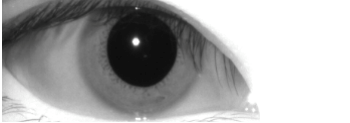
#> input picture HoughCircles/1.png, 350 x 123 px, found by its file name
$ python main.py
#> lines starting #> are read from the running program, lines starting #| are printed output that depends on the picture; after the words box and inside, x2 and y2 are one past the last pixel; in counts of white or black regions, pixels touching at a corner belong together
import cv2
import numpy as np
import matplotlib.pyplot as plt

img = cv2.imread("D:/pyTest/HoughCircles/1.png")
#> img is the input picture: shape (123, 350, 3); mean B, G, R 167.5, 167.5, 167.5
gray = cv2.cvtColor(img,cv2.COLOR_BGR2GRAY) #灰度图像

plt.subplot(121),plt.imshow(gray,'gray')
plt.xticks([]),plt.yticks([])
#使用HoughCircles对灰度图像进行霍夫变换
circles1 = cv2.HoughCircles(gray,cv2.HOUGH_GRADIENT,1,
100,param1=100,param2=30,minRadius=50,maxRadius=100)
#> circles1 = [[140.5, 62.5, 58.4]]
circles = circles1[0,:,:] #提取为二维
#> circles = [[140.5, 62.5, 58.4]]
circles = np.uint16(np.around(circles)) #四舍五入，取整
#> circles = [[140, 62, 58]]
for i in circles[:]:
    cv2.circle(img,(i[0],i[1]),i[2],(255,0,0),5) #画圆
    cv2.circle(img,(i[0],i[1]),2,(255,0,255),10) #画圆心
#> this loop made 1 pass
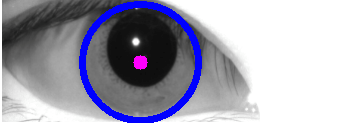
#> img: shape (123, 350, 3); 6.23% of pixels changed, all inside (x1, y1, x2, y2) = (79, 1, 202, 123)

plt.subplot(122),plt.imshow(img)
plt.xticks([]),plt.yticks([]);
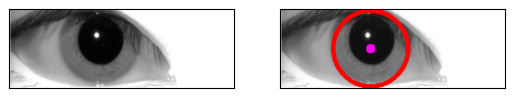
#> figure drawn by matplotlib, 2 panels; B, G, R data is drawn as R, G, B
